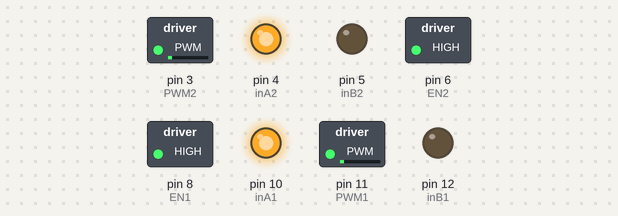
Bench run of a sketch on a simulated Arduino Uno, built with avr-gcc and run on an emulated ATmega328P. Parts: switched loads named in the sketch (green lamp = pin HIGH), output pins drawn as LEDs (lit = HIGH).

Above: at 0.1 s.
Timing chart, 0 to 1.6 s (numbered marks = the images above):
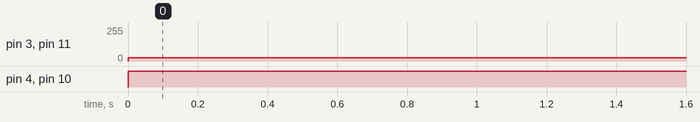

The sketch:

motor_test.ino
```cpp
// left
int PWM1 = 11;
int inA1 = 10;
int inB1 = 12;
int EN1 = 8;

int PWM2 = 3;
int inA2 = 4;
int inB2 = 5;
int EN2 = 6;

float r_l_ratio = 1; //1.07 @ PWM_val = 64
int PWM_val = 25;

// 1 is left 2 is right
int PWM1_val = PWM_val;
int PWM2_val = PWM_val * r_l_ratio;

void setup() {
  // put your setup code here, to run once:
  Serial.begin(9600);
  pinMode(inA1, OUTPUT);
  pinMode(inB1, OUTPUT);
  pinMode(PWM1, OUTPUT);
  pinMode(EN1, OUTPUT);

  pinMode(inA2, OUTPUT);
  pinMode(inB2, OUTPUT);
  pinMode(PWM2, OUTPUT);
  pinMode(EN2, OUTPUT);
    digitalWrite(EN2, HIGH);
  digitalWrite(EN1, HIGH);

}

void loop() {
  digitalWrite(inA1, HIGH);
  digitalWrite(inB1, LOW);

  digitalWrite(inA2, HIGH);
  digitalWrite(inB2, LOW);

  analogWrite(PWM1, PWM1_val);
  analogWrite(PWM2, PWM2_val);

}
```

Measured:
- by itself, pin 3 (PWM2), pin 11 (PWM1): 0/255 → 25/255 at 0.00 s
- by itself, pin 4 (inA2), pin 10 (inA1): LOW → HIGH at 0.00 s
